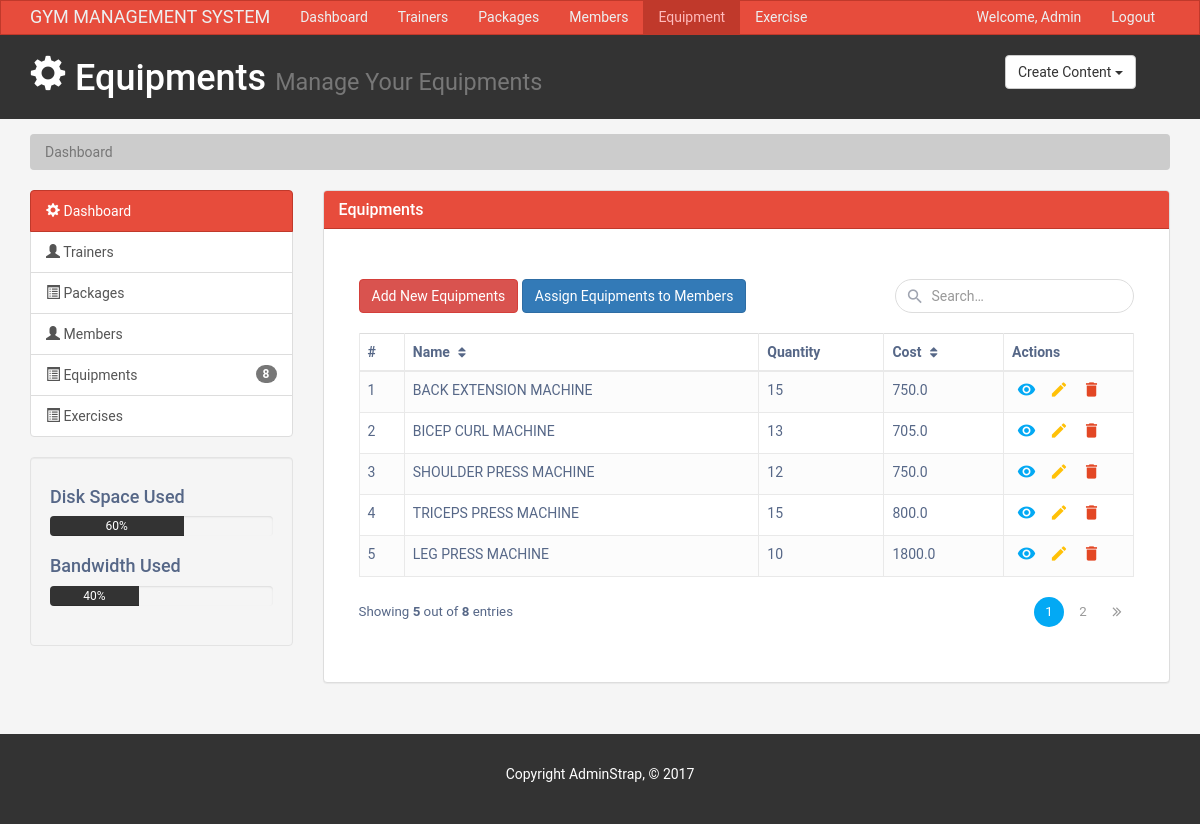
/equipments/, run on the app's committed database.
### models.py (models this page shows, shortened)
class EQUIPMENTS(db.Model):
    EQ_ID = db.Column(db.Integer , primary_key = True)
    EQ_NAME = db.Column(db.String(15) , nullable = False)
    EQ_QTY = db.Column(db.Integer)
    EQ_COST = db.Column(db.Float)

### equipments.py (the view)
@equipments_blueprint.route('/')
@equipments_blueprint.route('/<int:page_num>')
def equipment(page_num=1):
    count = db.engine.execute(f"SELECT count('EQ_ID') from 'EQUIPMENTS'").scalar()
    Data_Paginate = EQUIPMENTS.query.filter_by().paginate(per_page=5,page=page_num , error_out = False)
    return render_template('/adminstrap_theme/adminstrap_theme/equipments.html' , isequipments="active" , title = "Equipments" , equipments = EQUIPMENTS.query.all() , members = MEMBERS.query.all() , Data_Paginate=Data_Paginate , isact="active" , eqcount=count )

### templates/adminstrap_theme/adminstrap_theme/equipments.html (shortened to what this page needs)
{%extends "base.html" %}
{%block equipments %}
<div class="col-md-9">
    <div class="panel panel-default">
        <div class="panel-heading main-color-bg">
            <h3 class="panel-title">Equipments</h3>
        </div>
        <div class="container mt-5" style="width:auto;">
            <div class="container-xl">
                <div class="table-responsive">
                    <div class="table-wrapper">
                        <div class="table-title">
                            <div class="row">
                                <div class="col-sm-8">
                                    <a class="btn btn-danger" href="" data-toggle="modal" data-target="#addEquipment" >Add New Equipments</a>
                                    <a class = "btn btn-primary" href="" data-toggle="modal" data-target="#assignEquipment" >Assign Equipments to Members</a>
                                </div>
                                <div class="col-sm-4">
                                    <div class="search-box">
                                        <i class="material-icons">&#xE8B6;</i>
                                        <input type="text" class="form-control" placeholder="Search&hellip;">
                                    </div>
                                </div>
                            </div>
                        </div>
                        <table class="table table-striped table-hover table-bordered">
                            <thead>
                                <tr>
                                    <th>#</th>
                                    <th>Name <i class="fa fa-sort"></i></th>
                                    <th>Quantity</th>
                                    <th>Cost <i class="fa fa-sort"></i></th>
                                    <th>Actions</th>
                                </tr>
                            </thead>
                            <tbody>
                                {% for row in Data_Paginate.items%}
                                <tr>
                                    <td>{{row.EQ_ID}}</td>
                                    <td>{{row.EQ_NAME}}</td>
                                    <td>{{row.EQ_QTY}}</td>
                                    <td>{{row.EQ_COST}}</td>
                                    <td>
                                        <a href="#" class="view" title="View" data-toggle="modal" data-target="#viewEquipment{{row.EQ_ID}}" ><i class="material-icons">&#xE417;</i></a>
                                        <a href="#" class="edit" title="Edit" data-toggle="modal" data-target="#editEquipment{{row.EQ_ID}}"><i class="material-icons">&#xE254;</i></a>
                                        <a href="#" class="delete" title="Delete" data-toggle="modal" data-target="#deleteEquipment{{row.EQ_ID}}"><i class="material-icons">&#xE872;</i></a>
                                    </td>
                                </tr>
                                {%endfor%}
                            </tbody>
                        </table>
                        <div class="clearfix">
                            <div class="hint-text">Showing <b>5</b> out of <b>{{eqcount}}</b> entries</div>
                            <ul class="pagination">
                                {% for page in Data_Paginate.iter_pages(left_edge=3,right_edge=3,left_current=3,right_current=3) %}
                                {%if page%}
                                <li class="page-item " id="page{{page}}"><a href="{{page}}" class="page-link">{{page}}</a></li>
                                {%else%}
                                ...
                                {%endif%}
                                {%endfor%}
                                {%if Data_Paginate.has_next%}
                                <li class="page-item"><a href="{{Data_Paginate.page+1}}" class="page-link"><i class="fa fa-angle-double-right"></i></a></li>
                                {%endif%}
                            </ul>
                        </div>
                    </div>
                </div>
            </div>
        </div>
    </div>
</div>
{% endblock equipments%}

### static/css/style.css (style rules this page uses)
body { background:#f4f4f4; }
.main-color-bg { background-color: #e74c3c !important; border-color: #c0392b !important; color:#ffffff !important; }

### static/css/table.css (style rules this page uses)
body { color: #566787; background: #f5f5f5; font-family: 'Roboto', sans-serif; }
.table-responsive { margin: 30px 0; }
.table-wrapper { background: #fff; padding: 20px; box-shadow: 0 1px 1px rgba(0,0,0,.05); }
.table-title { padding-bottom: 10px; margin: 0 0 10px; min-width: 100%; }
.search-box { position: relative; float: right; }
.search-box input { height: 34px; border-radius: 20px; padding-left: 35px; border-color: #ddd; box-shadow: none; }
.search-box i { color: #a0a5b1; position: absolute; font-size: 19px; top: 8px; left: 10px; }
table.table tr th, table.table tr td { border-color: #e9e9e9; }
table.table-striped tbody tr:nth-of-type(odd) { background-color: #fcfcfc; }
table.table th i { font-size: 13px; margin: 0 5px; cursor: pointer; }
table.table td:last-child { width: 130px; }
table.table td a { color: #a0a5b1; display: inline-block; margin: 0 5px; }
table.table td a.view { color: #03A9F4; }
table.table td a.edit { color: #FFC107; }
table.table td a.delete { color: #E34724; }
table.table td i { font-size: 19px; }
.pagination { float: right; margin: 0 0 5px; }
.pagination li a { border: none; font-size: 95%; width: 30px; height: 30px; color: #999; margin: 0 2px; line-height: 30px; border-radius: 30px !important; text-align: center; padding: 0; }
.pagination li.active a { background: #03A9F4; }
.pagination li i { font-size: 16px; padding-top: 6px }
.hint-text { float: left; margin-top: 6px; font-size: 95%; }

### data on the page
EQUIPMENTS: EQ_ID "1", EQ_NAME "BACK EXTENSION MACHINE", EQ_QTY "15", EQ_COST "750.0"
EQUIPMENTS: EQ_ID "2", EQ_NAME "BICEP CURL MACHINE", EQ_QTY "13", EQ_COST "705.0"
EQUIPMENTS: EQ_ID "3", EQ_NAME "SHOULDER PRESS MACHINE", EQ_QTY "12", EQ_COST "750.0"
EQUIPMENTS: EQ_ID "4", EQ_NAME "TRICEPS PRESS MACHINE", EQ_QTY "15", EQ_COST "800.0"
EQUIPMENTS: EQ_ID "5", EQ_NAME "LEG PRESS MACHINE", EQ_QTY "10", EQ_COST "1800.0"

### other printed values
{{ title }} "Equipments"
{{ eqcount }} "8"
{{ page }} "1" "2"
